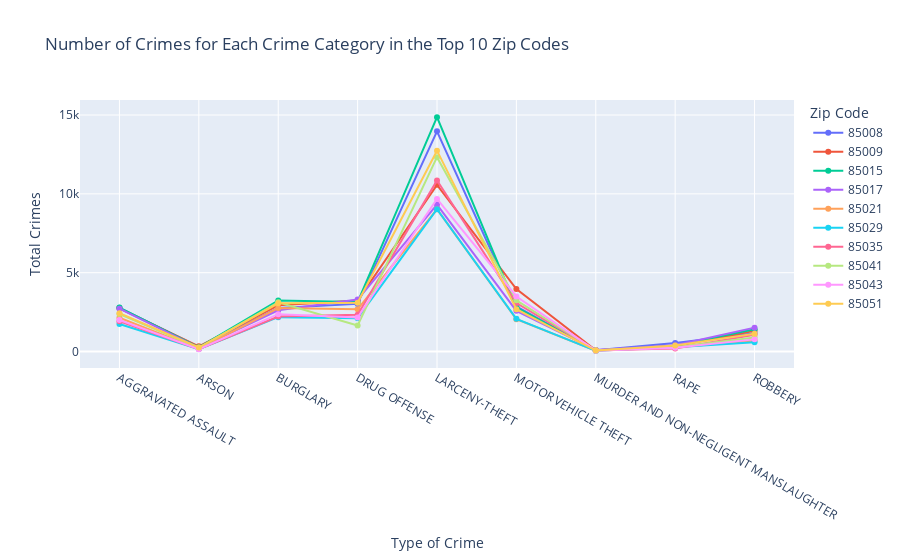

Notebook cell for this chart:
### Markdown cell above
Analysis:

### Code cell
import plotly.express as px

# Create a line plot
fig = px.line(top_10_zip_codes_grouped,
              x='UCR CRIME CATEGORY',  # Set the x-axis to the crime category
              y='CRIME COUNT',         # Set the y-axis to the crime count
              color='ZIP',             # Differentiate lines by ZIP code
              title='Number of Crimes for Each Crime Category in the Top 10 Zip Codes',  # Set the title of the plot
              labels={'UCR CRIME CATEGORY': 'Type of Crime', 'CRIME COUNT': 'Total Crimes', 'ZIP': 'Zip Code'},  # Set axis labels
              markers=True)            # Add markers to the lines

# Set the color palette for the plot
colors = px.colors.qualitative.Plotly

# Update the line width for better visibility
fig.update_traces(line=dict(width=2))


# Display the plot
fig.show()

### Figure 1 — Plotly figure (JSON) as saved in the notebook; plotly's stock layout.template omitted (floating-point values rounded to 4 significant figures)
{"data": [{"hovertemplate": "Zip Code=85008<br>Type of Crime=%{x}<br>Total Crimes=%{y}<extra></extra>", "legendgroup": "85008", "line": {"color": "#636efa", "dash": "solid", "width": 2}, "marker": {"symbol": "circle"}, "mode": "lines+markers", "name": "85008", "orientation": "v", "showlegend": true, "type": "scatter", "x": ["AGGRAVATED ASSAULT", "ARSON", "BURGLARY", "DRUG OFFENSE", "LARCENY-THEFT", "MOTOR VEHICLE THEFT", "MURDER AND NON-NEGLIGENT MANSLAUGHTER", "RAPE", "ROBBERY"], "xaxis": "x", "y": [2772, 292, 2754, 3021, 13966, 2861, 76, 541, 1152], "yaxis": "y"}, {"hovertemplate": "Zip Code=85009<br>Type of Crime=%{x}<br>Total Crimes=%{y}<extra></extra>", "legendgroup": "85009", "line": {"color": "#EF553B", "dash": "solid", "width": 2}, "marker": {"symbol": "circle"}, "mode": "lines+markers", "name": "85009", "orientation": "v", "showlegend": true, "type": "scatter", "x": ["AGGRAVATED ASSAULT", "ARSON", "BURGLARY", "DRUG OFFENSE", "LARCENY-THEFT", "MOTOR VEHICLE THEFT", "MURDER AND NON-NEGLIGENT MANSLAUGHTER", "RAPE", "ROBBERY"], "xaxis": "x", "y": [2741, 331, 2932, 3230, 10570, 3961, 84, 332, 1310], "yaxis": "y"}, {"hovertemplate": "Zip Code=85015<br>Type of Crime=%{x}<br>Total Crimes=%{y}<extra></extra>", "legendgroup": "85015", "line": {"color": "#00cc96", "dash": "solid", "width": 2}, "marker": {"symbol": "circle"}, "mode": "lines+markers", "name": "85015", "orientation": "v", "showlegend": true, "type": "scatter", "x": ["AGGRAVATED ASSAULT", "ARSON", "BURGLARY", "DRUG OFFENSE", "LARCENY-THEFT", "MOTOR VEHICLE THEFT", "MURDER AND NON-NEGLIGENT MANSLAUGHTER", "RAPE", "ROBBERY"], "xaxis": "x", "y": [2791, 268, 3237, 3137, 14865, 2807, 67, 365, 1416], "yaxis": "y"}, {"hovertemplate": "Zip Code=85017<br>Type of Crime=%{x}<br>Total Crimes=%{y}<extra></extra>", "legendgroup": "85017", "line": {"color": "#ab63fa", "dash": "solid", "width": 2}, "marker": {"symbol": "circle"}, "mode": "lines+markers", "name": "85017", "orientation": "v", "showlegend": true, "type": "scatter", "x": ["AGGRAVATED ASSAULT", "ARSON", "BURGLARY", "DRUG OFFENSE", "LARCENY-THEFT", "MOTOR VEHICLE THEFT", "MURDER AND NON-NEGLIGENT MANSLAUGHTER", "RAPE", "ROBBERY"], "xaxis": "x", "y": [2720, 230, 2616, 3297, 9322, 2579, 95, 397, 1516], "yaxis": "y"}, {"hovertemplate": "Zip Code=85021<br>Type of Crime=%{x}<br>Total Crimes=%{y}<extra></extra>", "legendgroup": "85021", "line": {"color": "#FFA15A", "dash": "solid", "width": 2}, "marker": {"symbol": "circle"}, "mode": "lines+markers", "name": "85021", "orientation": "v", "showlegend": true, "type": "scatter", "x": ["AGGRAVATED ASSAULT", "ARSON", "BURGLARY", "DRUG OFFENSE", "LARCENY-THEFT", "MOTOR VEHICLE THEFT", "MURDER AND NON-NEGLIGENT MANSLAUGHTER", "RAPE", "ROBBERY"], "xaxis": "x", "y": [2142, 170, 2760, 2677, 9023, 2046, 50, 261, 707], "yaxis": "y"}, {"hovertemplate": "Zip Code=85029<br>Type of Crime=%{x}<br>Total Crimes=%{y}<extra></extra>", "legendgroup": "85029", "line": {"color": "#19d3f3", "dash": "solid", "width": 2}, "marker": {"symbol": "circle"}, "mode": "lines+markers", "name": "85029", "orientation": "v", "showlegend": true, "type": "scatter", "x": ["AGGRAVATED ASSAULT", "ARSON", "BURGLARY", "DRUG OFFENSE", "LARCENY-THEFT", "MOTOR VEHICLE THEFT", "MURDER AND NON-NEGLIGENT MANSLAUGHTER", "RAPE", "ROBBERY"], "xaxis": "x", "y": [1746, 153, 2178, 2114, 9024, 2072, 43, 279, 587], "yaxis": "y"}, {"hovertemplate": "Zip Code=85035<br>Type of Crime=%{x}<br>Total Crimes=%{y}<extra></extra>", "legendgroup": "85035", "line": {"color": "#FF6692", "dash": "solid", "width": 2}, "marker": {"symbol": "circle"}, "mode": "lines+markers", "name": "85035", "orientation": "v", "showlegend": true, "type": "scatter", "x": ["AGGRAVATED ASSAULT", "ARSON", "BURGLARY", "DRUG OFFENSE", "LARCENY-THEFT", "MOTOR VEHICLE THEFT", "MURDER AND NON-NEGLIGENT MANSLAUGHTER", "RAPE", "ROBBERY"], "xaxis": "x", "y": [1924, 154, 2218, 2334, 10852, 3076, 74, 192, 1066], "yaxis": "y"}, {"hovertemplate": "Zip Code=85041<br>Type of Crime=%{x}<br>Total Crimes=%{y}<extra></extra>", "legendgroup": "85041", "line": {"color": "#B6E880", "dash": "solid", "width": 2}, "marker": {"symbol": "circle"}, "mode": "lines+markers", "name": "85041", "orientation": "v", "showlegend": true, "type": "scatter", "x": ["AGGRAVATED ASSAULT", "ARSON", "BURGLARY", "DRUG OFFENSE", "LARCENY-THEFT", "MOTOR VEHICLE THEFT", "MURDER AND NON-NEGLIGENT MANSLAUGHTER", "RAPE", "ROBBERY"], "xaxis": "x", "y": [2380, 235, 3123, 1654, 12329, 3250, 81, 270, 893], "yaxis": "y"}, {"hovertemplate": "Zip Code=85043<br>Type of Crime=%{x}<br>Total Crimes=%{y}<extra></extra>", "legendgroup": "85043", "line": {"color": "#FF97FF", "dash": "solid", "width": 2}, "marker": {"symbol": "circle"}, "mode": "lines+markers", "name": "85043", "orientation": "v", "showlegend": true, "type": "scatter", "x": ["AGGRAVATED ASSAULT", "ARSON", "BURGLARY", "DRUG OFFENSE", "LARCENY-THEFT", "MOTOR VEHICLE THEFT", "MURDER AND NON-NEGLIGENT MANSLAUGHTER", "RAPE", "ROBBERY"], "xaxis": "x", "y": [1998, 150, 2368, 2152, 9677, 3491, 57, 247, 771], "yaxis": "y"}, {"hovertemplate": "Zip Code=85051<br>Type of Crime=%{x}<br>Total Crimes=%{y}<extra></extra>", "legendgroup": "85051", "line": {"color": "#FECB52", "dash": "solid", "width": 2}, "marker": {"symbol": "circle"}, "mode": "lines+markers", "name": "85051", "orientation": "v", "showlegend": true, "type": "scatter", "x": ["AGGRAVATED ASSAULT", "ARSON", "BURGLARY", "DRUG OFFENSE", "LARCENY-THEFT", "MOTOR VEHICLE THEFT", "MURDER AND NON-NEGLIGENT MANSLAUGHTER", "RAPE", "ROBBERY"], "xaxis": "x", "y": [2435, 255, 3061, 3095, 12739, 2682, 60, 377, 1133], "yaxis": "y"}], "layout": {"legend": {"title": {"text": "Zip Code"}, "tracegroupgap": 0}, "title": {"text": "Number of Crimes for Each Crime Category in the Top 10 Zip Codes"}, "xaxis": {"anchor": "y", "domain": [0, 1], "title": {"text": "Type of Crime"}}, "yaxis": {"anchor": "x", "domain": [0, 1], "title": {"text": "Total Crimes"}}}}
